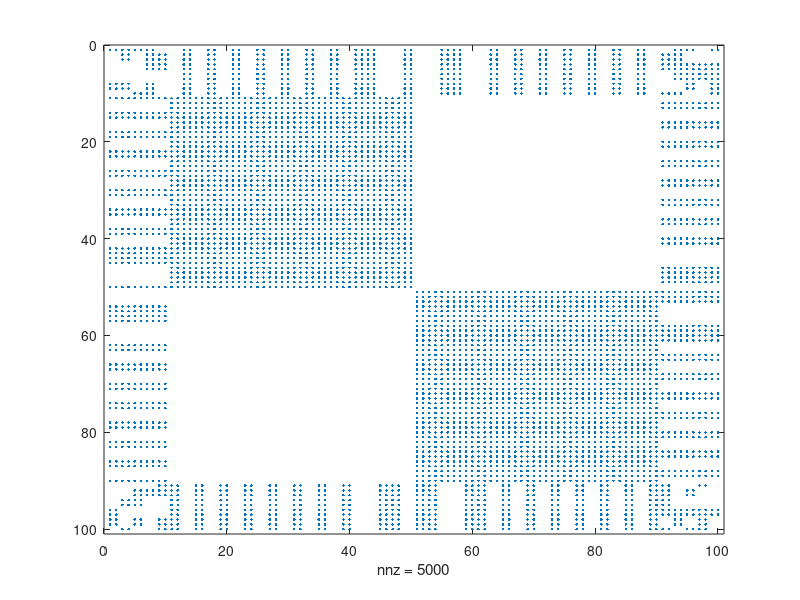

Reproduce this figure in MATLAB.
clear
load d01

[r,c]=size(a2);

spy(a2)
for i=1:500
  % this results in the 'corners' being shifted by one row
  % upwards before each loop execution. The modulo function
  % helps keeping the row indices into a2 within legal
  % limits
  rIdx1=[r-9 r]-mod(i,r-10);
  a2(rIdx1(1):rIdx1(2),[1:10 c-9:c])=a2(rIdx1(1):rIdx1(2),[c-9:c 1:10]);
  % clockwise rotation:
  a2=rot90(a2,-1);
  spy(a2);
  drawnow;
end